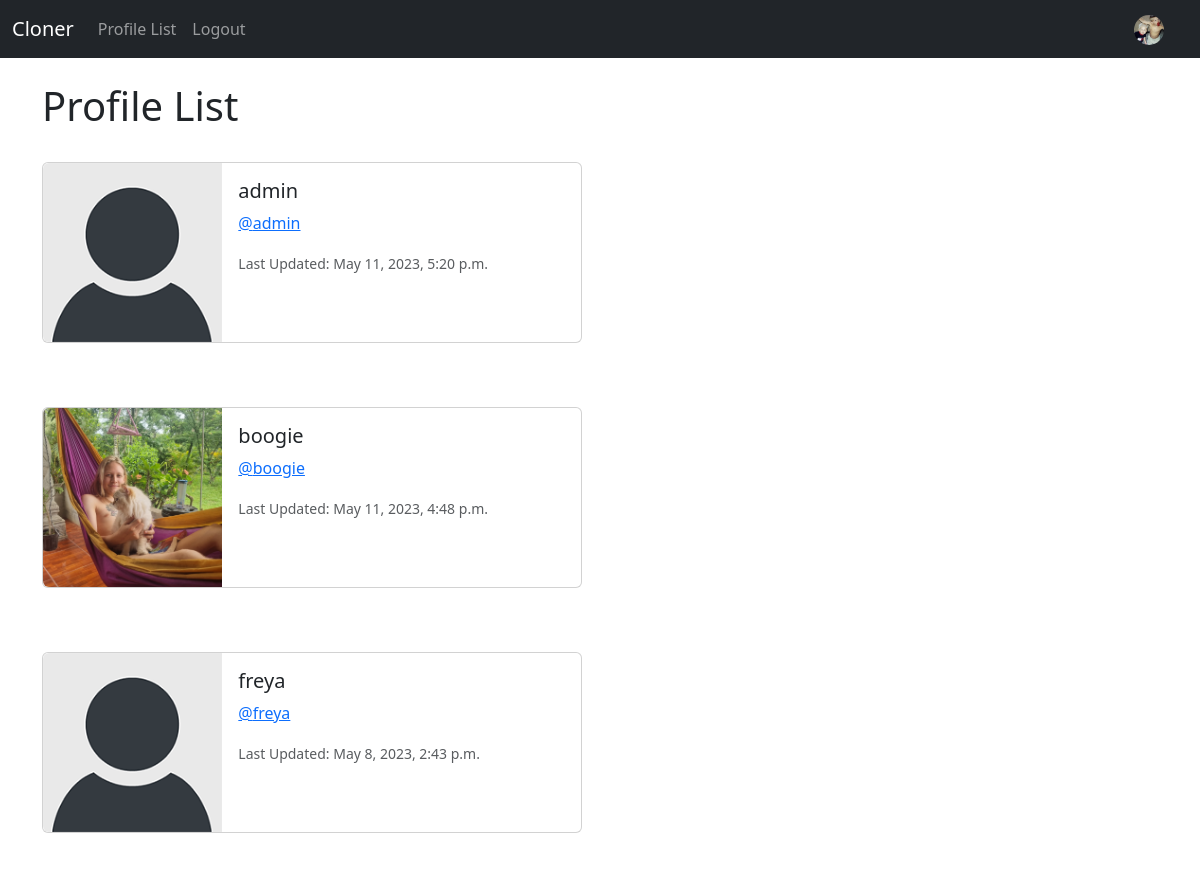
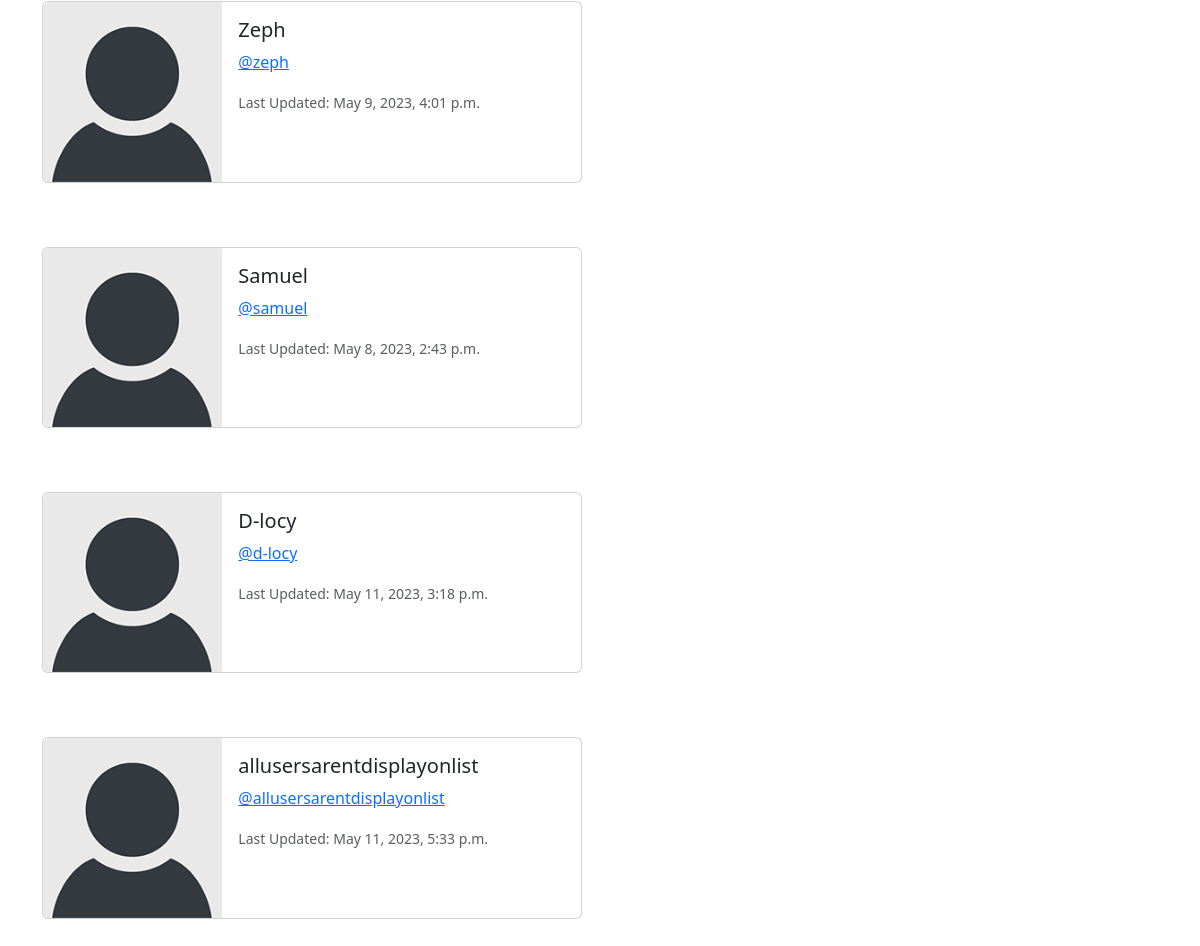
Screenshot of /profile_list (signed in) with the database file from the repository (2 pictures, top to bottom).
### cloner/models.py (models this page shows, shortened)
class Profile(models.Model):
    user = models.OneToOneField(User, on_delete=models.CASCADE)
    follows = models.ManyToManyField("self",
        related_name="followed_by",
        symmetrical=False,
        blank=True)
    date_modified = models.DateTimeField(User, auto_now=True)
    profile_pic = models.ImageField(null=True, blank=True, upload_to="images/")
    profile_bio = models.CharField(null=True, blank=True, max_length=100)

### cloner/views.py (the view)
# urls.py: path('profile_list', views.profile_list, name='profile_list'),
def profile_list(request):
    if request.user.is_authenticated:
        profiles = Profile.objects.exclude(user=request.user)
        return render(request, 'profile_list.html', {"profiles":profiles})
    else:
        messages.success(request, ("You Must Be Logged In To Access This Page"))
        return redirect('home')

### cloner/templates/profile_list.html (shortened to what this page needs)
{% extends 'base.html' %}
{% load static %}
{% block content %}
<h1>Profile List</h1>
<br/>
{% if profiles %}
    {% for profile in profiles %}
    <div class="card mb-3" style="max-width: 540px;">
        <div class="row g-0">
          <div class="col-md-4">
            {% if profile.profile_pic %}
            <img src="{{ profile.profile_pic.url }}" width="200" height="200"
            class="img-fluid rounded-start">
            {% else %}
            <img src="{% static 'images/default_profile_pic.png' %}" class="img-fluid rounded-start">
            {% endif %}
          </div>
          <div class="col-md-8">
            <div class="card-body">
              <h5 class="card-title">
                {{ profile.user.username }}
              </h5>
              <p class="card-text">
                <a href="{% url 'profile' profile.user.id %}">@{{ profile.user.username|lower }}</a>
              </p>
              <p class="card-text"><small class="text-body-secondary">Last Updated: {{ profile.date_modified }}</small></p>
            </div>
          </div>
        </div>
      </div>
        <br/><br/>
    {% endfor %}
{% endif %}
{% endblock %}

### cloner/templates/navbar.html (shortened to what this page needs)
{% load static %}
<nav class="navbar navbar-expand-lg navbar-dark bg-dark">
    <div class="container-fluid">
      <a class="navbar-brand" href="{% url 'home' %}">Cloner</a>
      <div class="collapse navbar-collapse" id="navbarSupportedContent">
        <ul class="navbar-nav me-auto mb-2 mb-lg-0">
          <li class="nav-item">
            <a class="nav-link" href="{% url 'profile_list' %}">Profile List</a>
          </li>
          {% if user.is_authenticated %}
          <li class="nav-item">
            <a class="nav-link" href="{% url 'logout'  %}">Logout</a>
          </li>
          {% endif %}
        </ul>
        {% if user.is_authenticated %}
        <ul class="navbar-nav ml-auto">
          <li class="nav-link navbar-brand">
            <a href="{% url 'profile' request.user.id %}">
              {% if user.profile.profile_pic %}
              <img src="{{ user.profile.profile_pic.url }}" class="rounded-circle" width="30">
              {% else %}
              <img src="{% static 'images/default_profile_pic.png' %}" class="img-fluid rounded-start" width="30">
              {% endif %}
            </a>
          </li>
        </ul>
        {% endif %}
      </div>
    </div>
  </nav>

### rows the page displays
Profile: profile_pic (placeholder picture), user.username "admin", date_modified "May 11, 2023, 5:20 p.m."
Profile: profile_pic (picture), user.username "boogie", date_modified "May 11, 2023, 4:48 p.m."
Profile: user.username "freya", date_modified "May 8, 2023, 2:43 p.m."
Profile: user.username "Zeph", user.username "zeph", date_modified "May 9, 2023, 4:01 p.m."
Profile: user.username "Samuel", user.username "samuel", date_modified "May 8, 2023, 2:43 p.m."
Profile: user.username "D-locy", user.username "d-locy", date_modified "May 11, 2023, 3:18 p.m."
Profile: user.username "allusersarentdisplayonlist", date_modified "May 11, 2023, 5:33 p.m."
